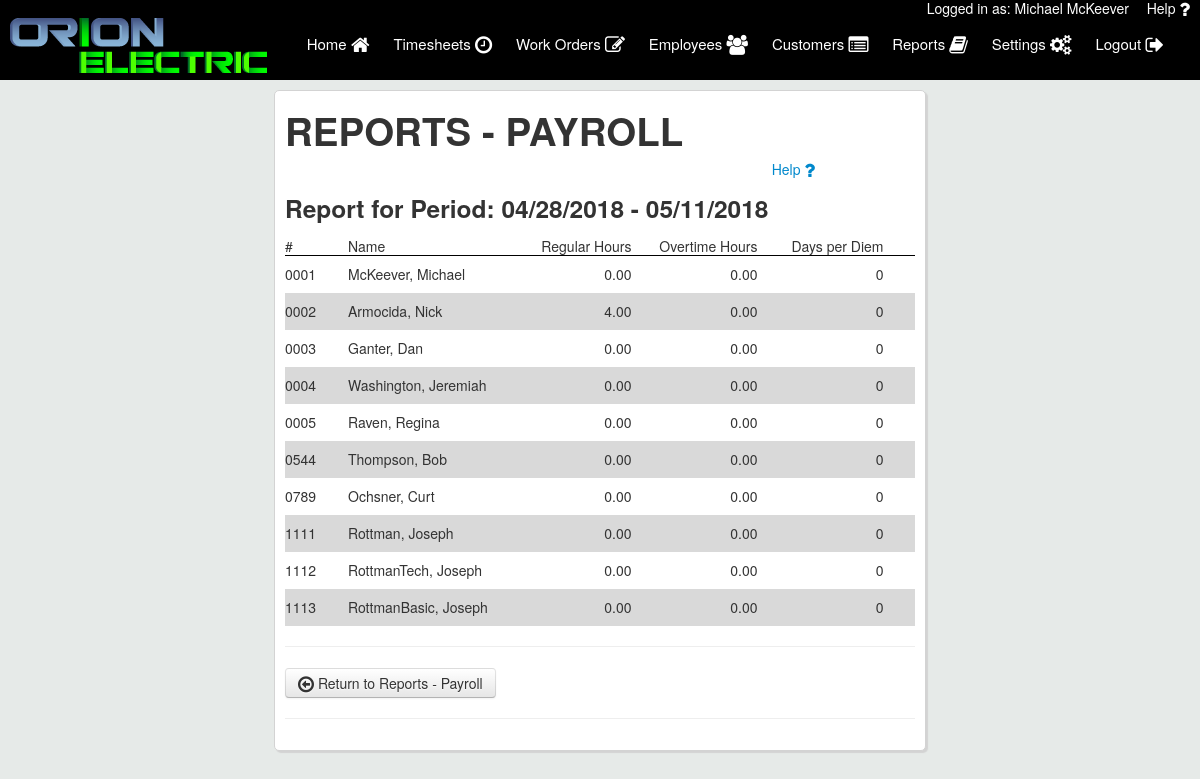
Page /payroll_detail.php?start=1524891600 (signed in) on the committed database.
### tables this page shows
CREATE TABLE `users` (
  `user_id` int(11) NOT NULL,
  `first_name` varchar(50) NOT NULL,
  `last_name` varchar(50) NOT NULL,
  `email` varchar(50) NOT NULL,
  `username` varchar(50) NOT NULL,
  `password` varchar(50) NOT NULL,
  `emp_num` int(11) NOT NULL,
  `is_tech` varchar(3) NOT NULL,
  `is_admin` varchar(3) NOT NULL,
  `user_phone` varchar(12) NOT NULL,
  `is_deleted` varchar(3) NOT NULL
);

CREATE TABLE `timesheets` (
  `emp_id` int(11) NOT NULL,
  `timesheet_id` int(11) NOT NULL,
  `week_start` date NOT NULL,
  `week_end` date NOT NULL,
  `authorization` text NOT NULL,
  `is_submitted` varchar(3) NOT NULL,
  `is_complete` varchar(3) NOT NULL,
  `per_diem` int(11) NOT NULL,
  `injury` varchar(3) NOT NULL
);

### includes/classes/Timesheet.php (called while the page is built, shortened)
<?php
class Timesheet {
  private $con;
  public function __construct($con){
	  $this->con = $con;
  }
  public function getHours($empId, $timesheetId){
    $total = 0.00;
    $query = mysqli_query($this->con, "SELECT * FROM timesheet_lines WHERE emp_id='$empId' AND timesheet_id='$timesheetId'");
    if (mysqli_num_rows($query) >0){
        while ($row = mysqli_fetch_array($query)){
          $arrival = strtotime($row['arrival']);
          $departure = strtotime($row['departure']);
          $total += ($departure - $arrival)/(60*60);
        }
    }
    return number_format($total, 2);
  }
}
?>

### includes/form_handlers/payroll_handler.php (the view, shortened to what this page needs)
<?php
$timesheet = new Timesheet($con);
if (isset($_GET['start'])){
    $strt = date("Y-m-d", $_GET['start']);
    $body = '<div class="payroll-grid">
    <div style="border-bottom: 1px solid black">#</div>
    <div style="border-bottom: 1px solid black">Name</div>
    <div style="border-bottom: 1px solid black" class="ln-curr">Regular Hours</div>
    <div style="border-bottom: 1px solid black" class="ln-curr">Overtime Hours</div>
    <div style="border-bottom: 1px solid black" class="ln-curr">Days per Diem</div>
    <div style="border-bottom: 1px solid black"></div>';
    $query = mysqli_query($con, "SELECT * FROM timesheets
    JOIN users
    ON timesheets.emp_id=users.user_id
     WHERE week_start='$strt'");
    if(mysqli_num_rows($query) > 0){
        $count = 0;
        while ($row = mysqli_fetch_array($query)){
            $empNum = sprintf("%04d",$row['emp_num']);
            $fName = $row['first_name'];
            $lName = $row['last_name'];
            $start = strtotime($row['week_start']);
            $start = date("m/d/Y", $start);
            $end = strtotime($row['week_end']);
            $end = date("m/d/Y", $end);
            $empId = $row['emp_id'];
            $timesheetId = $row['timesheet_id'];
            $hours = $timesheet->getHours($empId, $timesheetId);
            if ($hours > 80){
                $regHours = number_format(80,2);
                $otHours = number_format(($hours - 80),2);
            } else {
                $regHours = $hours;
                $otHours = number_format(0,2);
            }
            $perDiem = $row['per_diem'];
            if (($count%2) == 0){
                $body .='<div class="payroll-grid-item">'.$empNum.'</div>
                <div class="payroll-grid-item">'.$lName.", ".$fName. '</div>
                <div class="payroll-grid-item ln-curr"> '.$regHours .'</div>
                <div class="payroll-grid-item ln-curr">'.$otHours . '</div>
                <div class="payroll-grid-item ln-curr">'.$perDiem. '</div>
                <div class="payroll-grid-item"></div>';
            } else {
                $body .='<div class="payroll-grid-alt">'.$empNum.'</div>
                <div class="payroll-grid-alt">'.$lName.", ".$fName. '</div>
                <div class="payroll-grid-alt ln-curr"> '.$regHours .'</div>
                <div class="payroll-grid-alt ln-curr">'.$otHours . '</div>
                <div class="payroll-grid-alt ln-curr">'.$perDiem. '</div>
                <div class="payroll-grid-alt"></div>';
            }
            $count++;
        }
        $body .="</div>";
    }
}
?>

### includes/header.php (shortened to what this page needs)
<?php
    require 'config/config.php';
	include("includes/classes/Timesheet.php");
    if (isset($_SESSION['username'])){
        $userLoggedIn = $_SESSION['username'];
		$user_details_query = mysqli_query($con,"SELECT * FROM users WHERE username='$userLoggedIn' AND is_deleted='no'");
		if(mysqli_num_rows($user_details_query)==1){
			$user = mysqli_fetch_array($user_details_query);
		}else{
			unset($_SESSION['username']);
			header("Location: login.php");
		}
    }
    else {
        header("Location: login.php");
    }
?>
<html>
<head>
	<link rel="stylesheet" type="text/css" href="//maxcdn.bootstrapcdn.com/font-awesome/4.3.0/css/font-awesome.min.css">
    <link rel="stylesheet" type="text/css" href="assets/css/bootstrap.css">
	<link rel="stylesheet" type="text/css" href="assets/css/style.css">
	<link rel="stylesheet" type="text/css" href="assets/css/jquery-ui.min.css">
</head>
<body>
	<div class="user_logged">
		Logged in as: <?php echo $user['first_name'] .' ' . $user['last_name'];?>&nbsp;&nbsp;
		<a href="user_manual.pdf" target="_blank" style="float: right; padding: 0 10px; color: #fff; ">Help <i class="fa fa-question fa-lg"></i></a>
	</div>
    <div class="top_bar">
		<div class="logo">
			<a href="index.php"><img src="assets/logos/orionelectric.png"></a>
		</div>
		<nav id="desktop">
			<ul>
			<a href="index.php">
				Home <i class="fa fa-home fa-lg"></i>
			</a>
			<a href="timesheets.php">
				Timesheets <i class="fa fa-clock-o fa-lg"></i>
            </a>
			<a href="workorders.php" id="workorder_nav" style="display: none;">
				Work Orders <i class="fa fa-pencil-square-o fa-lg"></i>
			</a>
			<a href="employees.php" id="emp_nav" style="display: none;">
				Employees <i class="fa fa-users fa-lg"></i>
			</a>
            <a href="customers.php" id="cust_nav" style="display: none;">
				Customers <i class="fa fa-list-alt fa-lg" ></i>
			</a>
            <a href="reports.php" id="rep_nav" style="display: none;">
				Reports <i class="fa fa-book fa-lg" ></i>
			</a>
			<a href="settings.php">
				Settings <i class="fa fa-cogs fa-lg"></i>
			</a>
			<a href="includes/handlers/logout.php">
				Logout <i class="fa fa-sign-out fa-lg"></i>
			</a>
		</ul>
		</nav>
	</div>
	<div class="wrapper">

### payroll_detail.php
<?php
    include("includes/header.php");
    include("includes/form_handlers/payroll_handler.php");
?>
    <div class="main_column column">
    <h1>REPORTS - PAYROLL</h1>
    <a href="user_manual.pdf#page=35" target="_blank" style="float: right; padding: 0 100px;">Help <i class="fa fa-question fa-lg"></i></a><br>
    <div id="first">
        <h3>Report for Period: <?php echo $start . " - " . $end;?></h3>
        <?php echo $body;?>
    </div>
    <hr>
    <a href="reports_payroll.php">
		    <button type="button" class="btn btn-secondary">
		    <i class="fa fa-arrow-circle-o-left fa-lg"></i> Return to Reports - Payroll
		    </button>
		</a>
    <hr>
    </div>
</div>
</body>
</html>

### assets/css/style.css (style rules this page uses)
body { line-height: 17px; background-color: #e6eae8; }
.user_logged { width: 100%; background-color: black; color: #fff; text-align: right; position: fixed; height: 10px; z-index: 11; }
.top_bar { width: 100%; height: 70px; background-color: black; margin:10px 0 10px 0; display: inline-flex; position: fixed; z-index: 10; }
.logo img { margin-left: 10px; position: relative; top: 8px; z-index: 3; }
nav { float: right; right: 1px; position: absolute; margin: 25px; }
nav a { position: relative; color: #fff; text-decoration: none; font-size: 15px; padding: 25px 0; margin: -25px 10px; display: inline-block; height: 50px; }
.wrapper { margin: 0 auto; top: 90px; position: relative; padding: 0 10px; width: 75%; }
.column { background-color: #fff; padding: 10px; border: 1px solid #d3d3d3; border-radius: 5px; box-shadow: 2px 2px 1px #d3d3d3; z-index: -1; }
.main_column { margin: 0 auto; width: 70%; z-index: -1; min-height: 160px; }
.ln-curr { text-align: right; }
.payroll-grid { display: grid; grid-template-columns: 10% 25% 20% 20% 20% 5%; }
.payroll-grid-item { padding: 10px 0; }
.payroll-grid-alt { padding: 10px 0; background-color: rgba(211, 211, 211, 0.856); }

### rows in the picture
users: first_name "Michael", last_name "McKeever"
timesheets: week_start "04/28/2018", week_end "05/11/2018", users.emp_num "1113", users.last_name "RottmanBasic", users.first_name "Joseph", regHours "0.00", otHours "0.00", per_diem "0"
timesheets: users.emp_num "0001", users.last_name "McKeever", users.first_name "Michael", regHours "0.00", otHours "0.00", per_diem "0"
timesheets: users.emp_num "0002", users.last_name "Armocida", users.first_name "Nick", regHours "4.00", otHours "0.00", per_diem "0"
timesheets: users.emp_num "0003", users.last_name "Ganter", users.first_name "Dan", regHours "0.00", otHours "0.00", per_diem "0"
timesheets: users.emp_num "0004", users.last_name "Washington", users.first_name "Jeremiah", regHours "0.00", otHours "0.00", per_diem "0"
timesheets: users.emp_num "0005", users.last_name "Raven", users.first_name "Regina", regHours "0.00", otHours "0.00", per_diem "0"
timesheets: users.emp_num "0544", users.last_name "Thompson", users.first_name "Bob", regHours "0.00", otHours "0.00", per_diem "0"
timesheets: users.emp_num "0789", users.last_name "Ochsner", users.first_name "Curt", regHours "0.00", otHours "0.00", per_diem "0"
timesheets: users.emp_num "1111", users.last_name "Rottman", users.first_name "Joseph", regHours "0.00", otHours "0.00", per_diem "0"
timesheets: users.emp_num "1112", users.last_name "RottmanTech", users.first_name "Joseph", regHours "0.00", otHours "0.00", per_diem "0"
